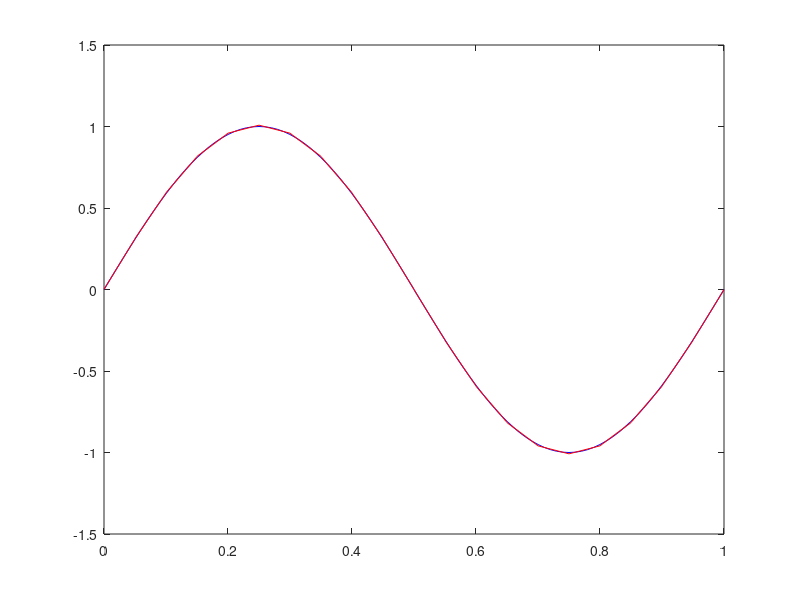

This chart was generated by the following MATLAB code:
clear all

%%Let u(x,t) be the exact solution on the domain 0<=x<=1
%%Let u(.,0) = u0 = sin(2pi * x)

%%Let vh be the finite vector space of linear polynomials
%%Let uh be the approximate numerical solution consisting of a linear 
%combination of basis functions (\thetaN for the Nth basis) in vh with
%scalar coefficients BasisWeightN (i.e. \sum BasisWeightN \thetaN)
%%Let \phiN be the Nth test function in the same vector space as the basis
%functions (vh)

%%Discretize the domain into K elements with K+1 nodes
tau=2*pi();

K=20;
xNode=0:1/K:1;
deltax = diff(xNode);
%All the nodes, note their are repeats since nodes have a coincident
%brother from an adjacent element, except at the boundaries
xh = sort([xNode,xNode(2:end-1)]);

xf = 0:1/100:1;
u= sin(tau.*xf);

%%According to Cockburn,Shu 2001 Eqn 2.2 let uh(.,0) be computed by
%\int uh \phi = \int u0 \phi for each element (xj-1/2 < x < xj=1/2)
%%We can explicitly define a formula for ExactRHSN = \int u0 \phiN the value of
%the RHS
ExactRHS(1,:)= (tau*deltax.*cos(tau.*xNode(1:end-1))+sin(tau.*xNode(1:end-1))-sin(tau.*xNode(2:end)))./(4*pi()^2.*(deltax));
ExactRHS(2,:)= -(tau*deltax.*cos(tau.*xNode(2:end))+sin(tau.*xNode(1:end-1))-sin(tau.*xNode(2:end)))./(4*pi()^2.*(deltax));

%%The LHS requires calculation of \int uh \phi
%which is \int \sum(aN \thetaN) \phi

%Matrix of LHS integrals of form \int \thetaI \phiJ, where \thetaI=\phiI
LHSIntegrals = [1/3 1/6;
                1/6 1/3];
%%Calculate basis weights for approximate solution
%LHSIntegrals * BasisWeights = ExactRHS / deltax
BasisWeights = LHSIntegrals\(ExactRHS./repmat(deltax,size(ExactRHS,1),1));

%%Mapping uh0 values to the appropriate element nodes
uh(1:2:length(xh)) = BasisWeights(1,:);
uh(2:2:length(xh)) = BasisWeights(2,:);

plot(xf,u,'b')
hold on
plot(xh,uh,'r')

BasisWeights_dt = (1./deltax).*(1)